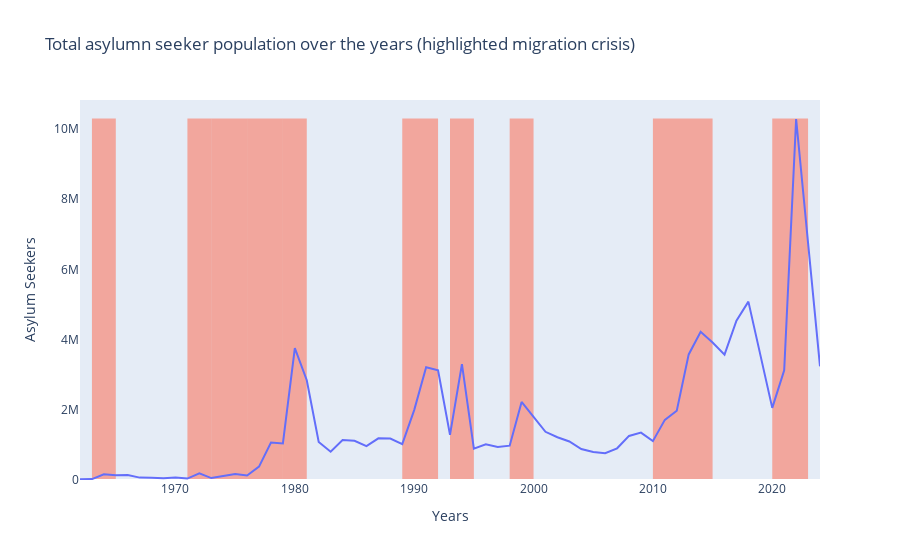

Source (notebook cell):
### Code cell
# Plot the timelime
## Data
timeline = asylum.groupby('year').agg({'count': 'sum'}).reset_index()
custom_for_template = asylum.groupby(['country_of_origin_name', 'year']).agg({'count': 'sum'}).reset_index()
## Setting trace
trace = go.Scatter(x=timeline['year'], y=timeline['count'])
fig = go.Figure(trace)



for peak in Peak_finder(timeline):
    fig.add_shape(type="rect",
                x0=peak['start'], y0=0, x1=peak['end'], y1=10300000,
                fillcolor="tomato", opacity=0.5,
                layer="below", line_width=0)


fig.update_traces(
    customdata=extra_hover_text,
    hovertemplate="%{customdata}"

)

## Defining title
fig.update_layout(
    title='Total asylumn seeker population over the years (highlighted migration crisis)',
    xaxis={'title': {'text': "Years"}, 'showgrid':False},
    yaxis={'title': {'text': 'Asylum Seekers'}, 'rangemode': 'tozero', 'showgrid':False}
)

fig.show()

### Figure 1 — Plotly figure (JSON) as saved in the notebook; plotly's stock layout.template omitted (floating-point values rounded to 4 significant figures)
{"data": [{"customdata": ["<b>Year: 1962<br>Total: 20,353<br><br>Top three origin countries:</b><br>Angola: 20,277<br>Iraq: 17<br>Dem. Rep. of the Congo: 13<br>Other: 46", "<b>Year: 1963<br>Total: 25,270<br><br>Top three origin countries:</b><br>Sudan: 13,000<br>Rwanda: 7,000<br>Angola: 5,000<br>Other: 270", "<b>Year: 1964<br>Total: 163,790<br><br>Top three origin countries:</b><br>Congo, Republic of: 58,700<br>Rwanda: 38,300<br>Angola: 25,000<br>Other: 41,790", "<b>Year: 1965<br>Total: 135,270<br><br>Top three origin countries:</b><br>Sudan: 61,700<br>Guinea-Bissau: 20,000<br>Angola: 20,000<br>Other: 33,570", "<b>Year: 1966<br>Total: 143,810<br><br>Top three origin countries:</b><br>Congo, Republic of: 45,000<br>Angola: 34,800<br>Sudan: 32,500<br>Other: 31,510", "<b>Year: 1967<br>Total: 68,180<br><br>Top three origin countries:</b><br>Ethiopia: 28,600<br>Sudan: 13,170<br>Angola: 12,400<br>Other: 14,010", "<b>Year: 1968<br>Total: 62,500<br><br>Top three origin countries:</b><br>Sudan: 15,510<br>Angola: 15,060<br>Zambia: 15,000<br>Other: 16,930", "<b>Year: 1969<br>Total: 52,400<br><br>Top three origin countries:</b><br>Angola: 20,480<br>Guinea-Bissau: 11,050<br>Sudan: 9,500<br>Other: 11,370", "<b>Year: 1970<br>Total: 72,513<br><br>Top three origin countries:</b><br>Ethiopia: 23,364<br>Mozambique: 16,720<br>Unknown/other: 7,699<br>Other: 24,730", "<b>Year: 1971<br>Total: 41,398<br><br>Top three origin countries:</b><br>Guinea-Bissau: 13,000<br>Sudan: 5,901<br>Unknown/other: 5,695<br>Other: 16,802", "<b>Year: 1972<br>Total: 192,564<br><br>Top three origin countries:</b><br>Burundi: 129,037<br>Malawi: 20,005<br>Angola: 8,955<br>Other: 34,567", "<b>Year: 1973<br>Total: 55,363<br><br>Top three origin countries:</b><br>Unknown/other: 15,427<br>Rwanda: 10,380<br>Angola: 5,780<br>Other: 23,776", "<b>Year: 1974<br>Total: 116,276<br><br>Top three origin countries:</b><br>Angola: 52,800<br>Unknown/other: 30,597<br>Rwanda: 11,140<br>Other: 21,739", "<b>Year: 1975<br>Total: 174,200<br><br>Top three origin countries:</b><br>Lao People's Dem. Rep.: 57,070<br>Ethiopia: 42,358<br>Cambodia: 26,595<br>Other: 48,177", "<b>Year: 1976<br>Total: 129,442<br><br>Top three origin countries:</b><br>Angola: 27,575<br>Lao People's Dem. Rep.: 23,485<br>Zimbabwe: 18,223<br>Other: 60,159", "<b>Year: 1977<br>Total: 381,959<br><br>Top three origin countries:</b><br>Dem. Rep. of the Congo: 220,721<br>Ethiopia: 42,226<br>Zimbabwe: 37,278<br>Other: 81,734", "<b>Year: 1978<br>Total: 1,070,264<br><br>Top three origin countries:</b><br>Ethiopia: 239,264<br>Myanmar: 196,000<br>Angola: 120,465<br>Other: 514,535", "<b>Year: 1979<br>Total: 1,042,860<br><br>Top three origin countries:</b><br>Ethiopia: 436,430<br>Viet Nam: 207,481<br>Uganda: 85,748<br>Other: 313,201", "<b>Year: 1980<br>Total: 3,758,283<br><br>Top three origin countries:</b><br>Ethiopia: 1,571,956<br>Afghanistan: 1,308,405<br>Uganda: 144,428<br>Other: 733,494", "<b>Year: 1981<br>Total: 2,842,696<br><br>Top three origin countries:</b><br>Afghanistan: 2,354,516<br>Unknown/other: 140,172<br>Viet Nam: 66,870<br>Other: 281,138", "<b>Year: 1982<br>Total: 1,085,662<br><br>Top three origin countries:</b><br>Afghanistan: 515,423<br>Uganda: 115,023<br>Viet Nam: 73,852<br>Other: 381,364", "<b>Year: 1983<br>Total: 804,312<br><br>Top three origin countries:</b><br>Rwanda: 220,655<br>Afghanistan: 204,003<br>Viet Nam: 55,162<br>Other: 324,492", "<b>Year: 1984<br>Total: 1,136,996<br><br>Top three origin countries:</b><br>Ethiopia: 259,530<br>Rwanda: 223,800<br>Chad: 171,865<br>Other: 481,801", "<b>Year: 1985<br>Total: 1,116,991<br><br>Top three origin countries:</b><br>Ethiopia: 334,923<br>Afghanistan: 199,926<br>Chad: 102,567<br>Other: 479,575", "<b>Year: 1986<br>Total: 967,311<br><br>Top three origin countries:</b><br>Afghanistan: 478,105<br>Unknown/other: 85,613<br>Sudan: 46,746<br>Other: 356,847", "<b>Year: 1987<br>Total: 1,187,938<br><br>Top three origin countries:</b><br>Afghanistan: 496,133<br>Sudan: 106,416<br>Mozambique: 106,001<br>Other: 479,388", "<b>Year: 1988<br>Total: 1,181,769<br><br>Top three origin countries:</b><br>Mozambique: 285,593<br>Afghanistan: 102,015<br>Unknown/other: 93,408<br>Other: 700,753", "<b>Year: 1989<br>Total: 1,024,573<br><br>Top three origin countries:</b><br>Mozambique: 220,117<br>Unknown/other: 148,245<br>Sudan: 89,289<br>Other: 566,922", "<b>Year: 1990<br>Total: 1,992,142<br><br>Top three origin countries:</b><br>Liberia: 738,613<br>Ethiopia: 184,368<br>Mozambique: 116,865<br>Other: 952,296", "<b>Year: 1991<br>Total: 3,212,153<br><br>Top three origin countries:</b><br>Iraq: 1,423,062<br>Myanmar: 400,205<br>Serbia and Kosovo: S/RES/1244 (1999): 167,779<br>Other: 1,221,107", "<b>Year: 1992<br>Total: 3,125,044<br><br>Top three origin countries:</b><br>Bosnia and Herzegovina: 460,751<br>Azerbaijan: 300,231<br>Somalia: 286,915<br>Other: 2,077,147", "<b>Year: 1993<br>Total: 1,287,930<br><br>Top three origin countries:</b><br>Liberia: 190,647<br>Togo: 160,618<br>Serbia and Kosovo: S/RES/1244 (1999): 100,330<br>Other: 836,335", "<b>Year: 1994<br>Total: 3,303,742<br><br>Top three origin countries:</b><br>Rwanda: 2,311,231<br>Liberia: 131,609<br>Burundi: 113,160<br>Other: 747,742", "<b>Year: 1995<br>Total: 890,584<br><br>Top three origin countries:</b><br>Croatia: 171,798<br>El Salvador: 75,611<br>Serbia and Kosovo: S/RES/1244 (1999): 59,096<br>Other: 584,079", "<b>Year: 1996<br>Total: 1,018,273<br><br>Top three origin countries:</b><br>Burundi: 147,003<br>Iraq: 92,937<br>Rwanda: 88,614<br>Other: 689,719", "<b>Year: 1997<br>Total: 938,994<br><br>Top three origin countries:</b><br>Burundi: 136,234<br>Sierra Leone: 78,507<br>Dem. Rep. of the Congo: 75,628<br>Other: 648,625", "<b>Year: 1998<br>Total: 977,354<br><br>Top three origin countries:</b><br>Sierra Leone: 283,603<br>Serbia and Kosovo: S/RES/1244 (1999): 131,529<br>Iraq: 41,509<br>Other: 520,713", "<b>Year: 1999<br>Total: 2,224,738<br><br>Top three origin countries:</b><br>Serbia and Kosovo: S/RES/1244 (1999): 990,247<br>Timor-Leste: 280,000<br>Dem. Rep. of the Congo: 144,510<br>Other: 809,981", "<b>Year: 2000<br>Total: 1,796,723<br><br>Top three origin countries:</b><br>Afghanistan: 633,338<br>Dem. Rep. of the Congo: 160,480<br>Eritrea: 101,023<br>Other: 901,882", "<b>Year: 2001<br>Total: 1,372,923<br><br>Top three origin countries:</b><br>Afghanistan: 358,249<br>North Macedonia: 100,193<br>Dem. Rep. of the Congo: 63,609<br>Other: 850,872", "<b>Year: 2002<br>Total: 1,219,163<br><br>Top three origin countries:</b><br>Afghanistan: 128,932<br>Liberia: 116,561<br>Dem. Rep. of the Congo: 74,900<br>Other: 898,770", "<b>Year: 2003<br>Total: 1,097,961<br><br>Top three origin countries:</b><br>Sudan: 123,448<br>Afghanistan: 119,193<br>Liberia: 102,818<br>Other: 752,502", "<b>Year: 2004<br>Total: 880,645<br><br>Top three origin countries:</b><br>Sudan: 161,918<br>Afghanistan: 111,572<br>Dem. Rep. of the Congo: 60,374<br>Other: 546,781", "<b>Year: 2005<br>Total: 796,631<br><br>Top three origin countries:</b><br>Afghanistan: 109,569<br>Togo: 55,914<br>Myanmar: 55,511<br>Other: 575,637", "<b>Year: 2006<br>Total: 760,915<br><br>Top three origin countries:</b><br>Afghanistan: 111,352<br>Somalia: 59,419<br>Iraq: 34,418<br>Other: 555,726", "<b>Year: 2007<br>Total: 903,205<br><br>Top three origin countries:</b><br>Iraq: 187,116<br>Afghanistan: 115,019<br>Somalia: 87,289<br>Other: 513,781", "<b>Year: 2008<br>Total: 1,255,665<br><br>Top three origin countries:</b><br>Somalia: 150,755<br>Iraq: 138,452<br>Afghanistan: 127,441<br>Other: 839,017", "<b>Year: 2009<br>Total: 1,349,840<br><br>Top three origin countries:</b><br>Dem. Rep. of the Congo: 176,031<br>Somalia: 170,907<br>Zimbabwe: 158,450<br>Other: 844,452", "<b>Year: 2010<br>Total: 1,106,948<br><br>Top three origin countries:</b><br>Somalia: 158,643<br>Zimbabwe: 149,377<br>Afghanistan: 136,158<br>Other: 662,770", "<b>Year: 2011<br>Total: 1,713,816<br><br>Top three origin countries:</b><br>Somalia: 336,164<br>Côte d'Ivoire: 241,045<br>Libya: 154,978<br>Other: 981,629", "<b>Year: 2012<br>Total: 1,974,939<br><br>Top three origin countries:</b><br>Syrian Arab Rep.: 680,042<br>Afghanistan: 158,375<br>Mali: 146,221<br>Other: 990,301", "<b>Year: 2013<br>Total: 3,578,218<br><br>Top three origin countries:</b><br>Syrian Arab Rep.: 2,265,655<br>Afghanistan: 148,019<br>Central African Rep.: 96,655<br>Other: 1,067,889", "<b>Year: 2014<br>Total: 4,224,482<br><br>Top three origin countries:</b><br>Syrian Arab Rep.: 1,724,889<br>South Sudan: 501,541<br>Pakistan: 319,028<br>Other: 1,679,024", "<b>Year: 2015<br>Total: 3,919,652<br><br>Top three origin countries:</b><br>Syrian Arab Rep.: 1,453,978<br>Afghanistan: 368,960<br>Burundi: 240,619<br>Other: 1,856,095", "<b>Year: 2016<br>Total: 3,573,444<br><br>Top three origin countries:</b><br>Syrian Arab Rep.: 759,114<br>South Sudan: 739,877<br>Afghanistan: 335,769<br>Other: 1,738,684", "<b>Year: 2017<br>Total: 4,541,717<br><br>Top three origin countries:</b><br>South Sudan: 1,005,888<br>Syrian Arab Rep.: 863,523<br>Myanmar: 677,996<br>Other: 1,994,310", "<b>Year: 2018<br>Total: 5,082,113<br><br>Top three origin countries:</b><br>Venezuela (Bolivarian Republic of): 2,528,744<br>Syrian Arab Rep.: 633,257<br>Afghanistan: 215,770<br>Other: 1,704,342", "<b>Year: 2019<br>Total: 3,591,477<br><br>Top three origin countries:</b><br>Venezuela (Bolivarian Republic of): 1,524,529<br>Afghanistan: 231,785<br>Syrian Arab Rep.: 142,197<br>Other: 1,692,966", "<b>Year: 2020<br>Total: 2,055,803<br><br>Top three origin countries:</b><br>Venezuela (Bolivarian Republic of): 572,886<br>Afghanistan: 175,760<br>Azerbaijan: 91,409<br>Other: 1,215,748", "<b>Year: 2021<br>Total: 3,122,800<br><br>Top three origin countries:</b><br>Afghanistan: 917,020<br>Venezuela (Bolivarian Republic of): 664,963<br>Syrian Arab Rep.: 126,992<br>Other: 1,413,825", "<b>Year: 2022<br>Total: 10,285,610<br><br>Top three origin countries:</b><br>Ukraine: 5,780,042<br>Venezuela (Bolivarian Republic of): 1,223,672<br>Afghanistan: 816,434<br>Other: 2,465,462", "<b>Year: 2023<br>Total: 6,754,870<br><br>Top three origin countries:</b><br>Ukraine: 1,082,208<br>Venezuela (Bolivarian Republic of): 1,021,351<br>Sudan: 810,161<br>Other: 3,841,150", "<b>Year: 2024<br>Total: 3,239,238<br><br>Top three origin countries:</b><br>Venezuela (Bolivarian Republic of): 680,192<br>Sudan: 465,878<br>Ukraine: 418,261<br>Other: 1,674,907"], "hovertemplate": "%{customdata}", "type": "scatter", "x": [1962, 1963, 1964, 1965, 1966, 1967, 1968, 1969, 1970, 1971, 1972, 1973, 1974, 1975, 1976, 1977, 1978, 1979, 1980, 1981, 1982, 1983, 1984, 1985, 1986, 1987, 1988, 1989, 1990, 1991, 1992, 1993, 1994, 1995, 1996, 1997, 1998, 1999, 2000, 2001, 2002, 2003, 2004, 2005, 2006, 2007, 2008, 2009, 2010, 2011, 2012, 2013, 2014, 2015, 2016, 2017, 2018, 2019, 2020, 2021, 2022, 2023, 2024], "y": [20353, 25270, 163790, 135270, 143810, 68180, 62500, 52400, 72513, 41398, 192564, 55363, 116276, 174200, 129442, 381959, 1070264, 1042860, 3758283, 2842696, 1085662, 804312, 1136996, 1116991, 967311, 1187938, 1181769, 1024573, 1992142, 3212153, 3125044, 1287930, 3303742, 890584, 1018273, 938994, 977354, 2224738, 1796723, 1372923, 1219163, 1097961, 880645, 796631, 760915, 903205, 1255665, 1349840, 1106948, 1713816, 1974939, 3578218, 4224482, 3919652, 3573444, 4541717, 5082113, 3591477, 2055803, 3122800, 10285610, 6754870, 3239238]}], "layout": {"shapes": [{"fillcolor": "tomato", "layer": "below", "line": {"width": 0}, "opacity": 0.5, "type": "rect", "x0": 1963, "x1": 1965, "y0": 0, "y1": 10300000}, {"fillcolor": "tomato", "layer": "below", "line": {"width": 0}, "opacity": 0.5, "type": "rect", "x0": 1971, "x1": 1973, "y0": 0, "y1": 10300000}, {"fillcolor": "tomato", "layer": "below", "line": {"width": 0}, "opacity": 0.5, "type": "rect", "x0": 1973, "x1": 1976, "y0": 0, "y1": 10300000}, {"fillcolor": "tomato", "layer": "below", "line": {"width": 0}, "opacity": 0.5, "type": "rect", "x0": 1976, "x1": 1979, "y0": 0, "y1": 10300000}, {"fillcolor": "tomato", "layer": "below", "line": {"width": 0}, "opacity": 0.5, "type": "rect", "x0": 1979, "x1": 1981, "y0": 0, "y1": 10300000}, {"fillcolor": "tomato", "layer": "below", "line": {"width": 0}, "opacity": 0.5, "type": "rect", "x0": 1989, "x1": 1992, "y0": 0, "y1": 10300000}, {"fillcolor": "tomato", "layer": "below", "line": {"width": 0}, "opacity": 0.5, "type": "rect", "x0": 1993, "x1": 1995, "y0": 0, "y1": 10300000}, {"fillcolor": "tomato", "layer": "below", "line": {"width": 0}, "opacity": 0.5, "type": "rect", "x0": 1998, "x1": 2000, "y0": 0, "y1": 10300000}, {"fillcolor": "tomato", "layer": "below", "line": {"width": 0}, "opacity": 0.5, "type": "rect", "x0": 2010, "x1": 2015, "y0": 0, "y1": 10300000}, {"fillcolor": "tomato", "layer": "below", "line": {"width": 0}, "opacity": 0.5, "type": "rect", "x0": 2020, "x1": 2023, "y0": 0, "y1": 10300000}], "title": {"text": "Total asylumn seeker population over the years (highlighted migration crisis)"}, "xaxis": {"showgrid": false, "title": {"text": "Years"}}, "yaxis": {"rangemode": "tozero", "showgrid": false, "title": {"text": "Asylum Seekers"}}}}
